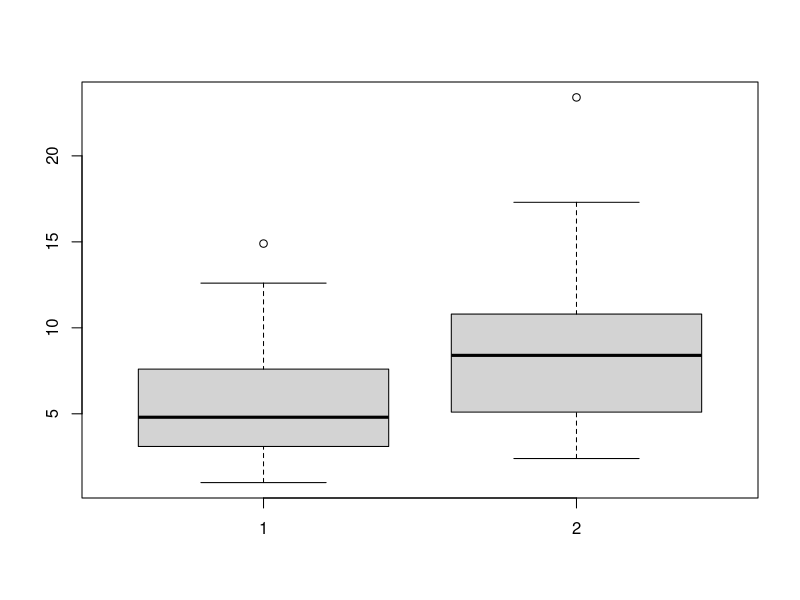

Generate this figure with R: (Note: this script raises an error after producing the figure.)
# 8.1-9
x1 = c(11.5, 11.8, 15.7, 16.1, 14.1, 10.5, 15.2, 19.0, 12.8, 12.4, 19.2,
       13.5, 16.5, 13.5, 14.4, 16.7, 10.9, 13.0, 15.1, 17.1, 13.3, 12.4,
       8.5, 14.3, 12.9, 11.1, 15.0, 13.3, 15.8, 13.5, 9.3, 12.2, 10.3)
t.test(x1, mu = 15.7, alternative = "less", conf.level = .98, paired = FALSE)
qnorm(.02)
# 8.2-9
x2 = c(2.9, 14.9, 1, 12.6, 9.4, 7.6, 3.6, 3.1, 2.7, 4.8, 3.4, 7.1, 7.2)
y2 = c(7.8, 4.2, 2.4, 12.9, 17.3, 10.4, 5.9, 4.9, 5.1, 8.4, 10.8, 23.4, 9.7)
streamdiff = y2 - x2
t.test(x2, y2, mu = 0, alternative = "less", conf.level = .95, paired = FALSE)
boxplot(x2,y2)
# 8.3-9
qnorm(.01)
prop.test(20, 300, p = .037, correct = FALSE, alternative = "greater", conf.level = .99)
(.0667-.037)/sqrt((.037*(1-.037))/300)
# 8.3-13
y = c(124, 70)           # vector of "successes"
n = c(894, 700)      # vector of sample sizes
prop.test(y, n, correct = FALSE)
sqrt(5.5014)
# 7.4-5a
qnorm(.005)
# 8.5-3
pwr.norm.test(d= 19/90 , n=  36  , sig.level = .05, 
              alternative = "less")
power.t.test(n= 36  , sig.level = .05, delta=  19  , sd=  90   ,
             type=  "one.sample"   ,alternative = "one.sided" )
power.t.test(n= 36  , sig.level = .08, delta=  19  , sd=  90   ,
             type=  "one.sample"   ,alternative = "one.sided" )
power.t.test(sig.level = .05, delta=  19  , sd=  90   , power = .8,
             type=  "one.sample"   ,alternative = "one.sided" )
